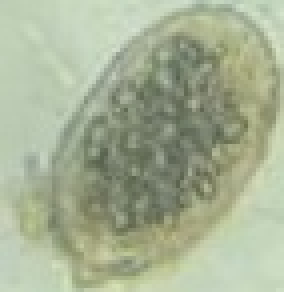
#> input picture src/projeto/src/main/java/org/example/parasitas/ancy1.jpeg, 71 x 73 px (shown 4 times larger); its folder holds only this picture in this run
$ python kmeans.py
#> lines starting #> are read from the running program, lines starting #| are printed output that depends on the picture; after the words box and inside, x2 and y2 are one past the last pixel; in counts of white or black regions, pixels touching at a corner belong together
import cv2 as cv
import matplotlib.pyplot as plt
import os
import numpy as np
files = os.listdir()

imgs:list = []
for file in files:
    if 'jpeg' in file:
        imgs.append(cv.imread(file))
count = 1
plt.figure("Operacoes")
for im in imgs:
    im = cv.cvtColor(im, cv.COLOR_BGR2RGB)
    orig = im.copy()
    # im = cv.bilateralFilter(im, 10, 40, 0)
    im = cv.medianBlur(im, 11)
    im = cv.GaussianBlur(im, (3,3),0)

    pixel_values = im.reshape((-1, 3))
    pixel_values = np.float32(pixel_values)
    criteria = (cv.TERM_CRITERIA_EPS + cv.TERM_CRITERIA_MAX_ITER, 100, 0.2)
    K = 6
    _, labels, centers = cv.kmeans(pixel_values, K, None, criteria, 10, cv.KMEANS_RANDOM_CENTERS)
    centers = np.uint8(centers)
    segmented_image = centers[labels.flatten()]
    segmented_image = segmented_image.reshape(im.shape)

    gray_mask = cv.cvtColor(segmented_image, cv.COLOR_BGR2GRAY)
    plt.subplot(len(imgs), 3, count)
    plt.imshow(gray_mask)
    count+=1


    _, maskNucleo = cv.threshold(gray_mask, 0, 255, cv.THRESH_BINARY + cv.THRESH_OTSU)
    maskNucleo = cv.bitwise_not(maskNucleo)
    maskNucleo = cv.morphologyEx(maskNucleo, cv.MORPH_DILATE, cv.getStructuringElement(cv.MORPH_ELLIPSE, (10,10)))
    image = cv.bitwise_and(orig, orig, mask=maskNucleo)
    plt.subplot(len(imgs), 3, count)
    plt.imshow(image)
    count+=1

    # gray = cv.cvtColor(orig, cv.COLOR_BGR2GRAY)
    # edges = cv.Canny(gray, 50, 150)
    kernel = cv.getStructuringElement(cv.MORPH_ELLIPSE, (5, 5))
    # Encontrar áreas seguras (fundo e objetos)
    sure_bg = cv.dilate(maskNucleo, kernel, iterations=2)
    dist_transform = cv.distanceTransform(maskNucleo, cv.DIST_L2, 5)
    ret, sure_fg = cv.threshold(dist_transform, 0.7*dist_transform.max(), 255, 0)

    # Encontrar área desconhecida (bordas)
    sure_fg = np.uint8(sure_fg)
    unknown = cv.subtract(sure_bg, sure_fg)

    # Marcar os marcadores
    ret, markers = cv.connectedComponents(maskNucleo)
    markers = markers+1
    markers[unknown==255] = 0

    # Aplicar o Watershed
    markers = cv.watershed(im, markers)
    # orig[markers == -1] = [255,0,0]
    markers[markers == -1] = 0
    markers[markers == 1] = 0

    mask_final = cv.bitwise_and(maskNucleo, markers.astype(np.uint8))
    im_floodfill = mask_final.copy()

    # Mask used to flood filling.
    # Notice the size needs to be 2 pixels than the image.
    h, w = mask_final.shape[:2]
    mask = np.zeros((h+2, w+2), np.uint8)

    # Floodfill from point (0, 0)
    cv.floodFill(im_floodfill, mask, (0,0), 255)

    im_floodfill_inv = cv.bitwise_not(im_floodfill)
    im_out = mask_final | im_floodfill_inv
    segment = cv.bitwise_and(orig, orig, mask=im_out)

    plt.subplot(len(imgs), 3, count)
    plt.imshow(segment)
    count+=1
#> this loop made 1 pass
#> (criteria, K, count, h, w) on pass 1: ((3, 100, 0.2), 6, 4, 73, 71)
#> pass 1, `im = cv.medianBlur(im, 11)`:
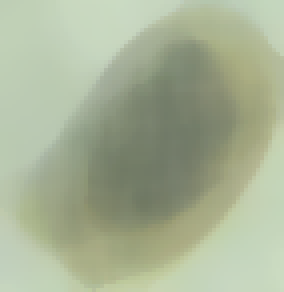
#> im: shape (73, 71, 3) (shown 4 times larger); mean R, G, B 166.8, 177.4, 149.4
#> after the loop:
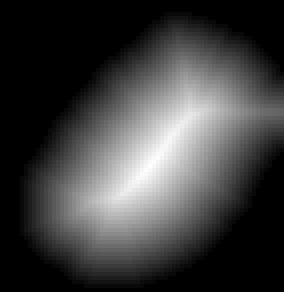
#> dist_transform: shape (73, 71) float32 (shown 4 times larger); min 0, max 25.78, mean 6.4; drawn with min black and max white
#> after the loop:
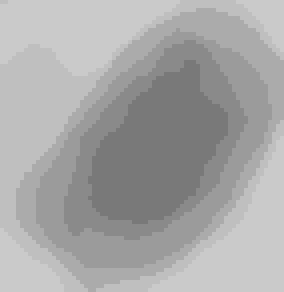
#> gray_mask: shape (73, 71) (shown 4 times larger); min 121, max 202, mean 167.4
#> after the loop:
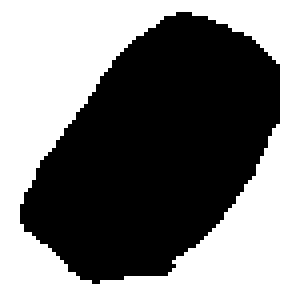
#> im_floodfill: shape (73, 71) (shown 4 times larger); values 2 (black) and 255 (white), 45.2% white; 1 white region, box (x1, y1, x2, y2) and area: (0, 0, 71, 73) 2343
#> after the loop: markers: shape (73, 71) int32; values 0 (black) and 2 (white), 55.8% white; 1 black region, box (x1, y1, x2, y2) and area: (0, 0, 71, 73) 2293
#> after the loop:
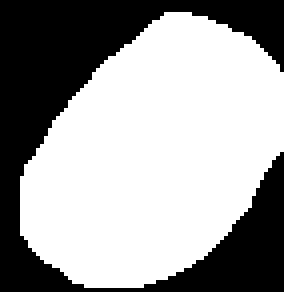
#> maskNucleo: shape (73, 71) (shown 4 times larger); 62.4% white; 1 black region, box (x1, y1, x2, y2) and area: (0, 0, 71, 73) 1947
#> after the loop:
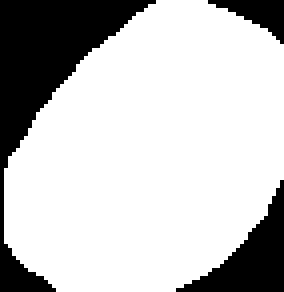
#> sure_bg: shape (73, 71) (shown 4 times larger); 76.6% white; 3 black regions, box (x1, y1, x2, y2) and area: (0, 0, 39, 73) 827, (44, 45, 71, 73) 292, (52, 0, 71, 11) 96
#> after the loop, count = 4

    # [9 lines of commented-out code are left out]

plt.show()
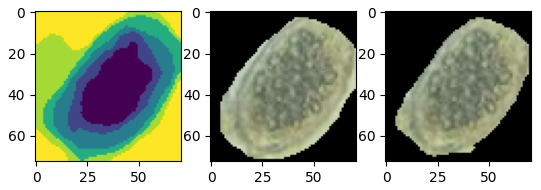
#> figure drawn by matplotlib, 3 panels
